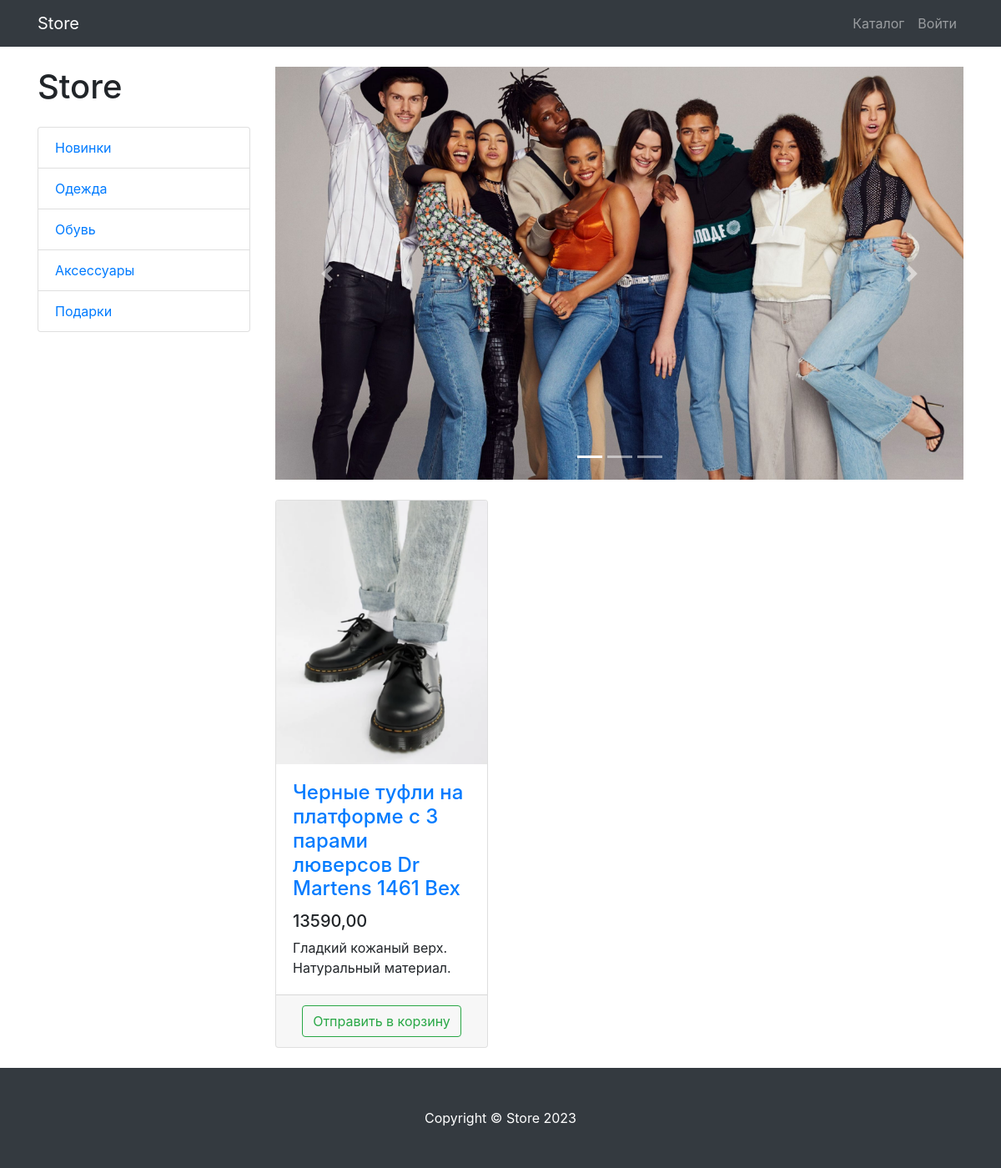
Screenshot of /products/category/3/ with the database file from the repository.
### products/models.py (models this page shows, shortened)
class ProductCategory(models.Model):
    name = models.CharField(max_length=128)
    description = models.TextField(null=True, blank=True)
    class Meta:
        verbose_name = "категорию продукта"
        verbose_name_plural ="Категория продукта"

class Product(models.Model):
    name = models.CharField(max_length=256)
    description = models.TextField()
    price = models.DecimalField(max_digits=10, decimal_places=2)
    quantity = models.PositiveIntegerField(default=0)
    image = models.ImageField(upload_to='products_images')
    category = models.ForeignKey(to=ProductCategory, on_delete=models.CASCADE)
    class Meta:
        verbose_name = "продукт"
        verbose_name_plural ="Продукт"

### products/views.py (the view)
# urls.py: path('', views.ProductsListView.as_view(), name='index'),
class ProductsListView(TitleMixin,ListView):
    model = Product
    template_name = 'products/products.html'
    paginate_by = 3
    title = 'Store - Каталог'
    def get_context_data(self, *, object_list=None, **kwargs):
        context = super(ProductsListView,self).get_context_data()
        context['categories'] = ProductCategory.objects.all()
        return context
    def get_queryset(self):
        gueryset  = super(ProductsListView,self).get_queryset()
        category_id = self.kwargs.get('category_id')
        return gueryset.filter(category_id=category_id) if category_id else gueryset

### common/views.py (called while the page is built)
    def get_context_data(self,**kwargs):
        context = super(TitleMixin, self).get_context_data(**kwargs)
        context['title'] = self.title
        return context

### products/context_processor.py (called while the page is built)
def basket(request):
    user = request.user
    return {"baskets": Basket.objects.filter(user=user) if user.is_authenticated else []}

### products/templates/products/products.html (shortened to what this page needs)
<!DOCTYPE html>
{% extends 'products/base.html' %}
{% load static %}
{% block css %}
<link href="{% static 'vendor/css/products.css' %}" rel="stylesheet">
{% endblock %}
{% block content %}
<div class="container">
    <div class="row">
        <div class="col-lg-3">
            <h1 class="my-4">Store</h1>
            <div class="list-group">
                {% for category in categories %}
                <a href="{% url 'products:category' category.id %}" class="list-group-item">{{ category.name }}</a>
                {% endfor %}
            </div>
        </div>
        <div class="col-lg-9">
            <div id="carouselExampleIndicators" class="carousel slide my-4" data-ride="carousel">
                <ol class="carousel-indicators">
                    <li data-target="#carouselExampleIndicators" data-slide-to="0" class="active"></li>
                    <li data-target="#carouselExampleIndicators" data-slide-to="1"></li>
                    <li data-target="#carouselExampleIndicators" data-slide-to="2"></li>
                </ol>
                <div class="carousel-inner" role="listbox">
                    <div class="carousel-item active">
                        <img class="d-block img-fluid" src="{% static 'vendor/img/slides/slide-1.jpg' %}"
                             alt="First slide">
                    </div>
                </div>
                <a class="carousel-control-prev" href="#carouselExampleIndicators" role="button" data-slide="prev">
                    <span class="carousel-control-prev-icon" aria-hidden="true"></span>
                </a>
                <a class="carousel-control-next" href="#carouselExampleIndicators" role="button" data-slide="next">
                    <span class="carousel-control-next-icon" aria-hidden="true"></span>
                </a>
            </div>
            <div class="row">
                {% for product in object_list  %}
                <div class="col-lg-4 col-md-6 mb-4">
                    <div class="card h-100">
                        <a href="#">
                            <img class="card-img-top"
                                 src="{{ product.image.url }}"
                                 alt="">
                        </a>
                        <div class="card-body">
                            <h4 class="card-title">
                                <a href="#">{{ product.name }}</a>
                            </h4>
                            <h5>{{ product.price }}</h5>
                            <p class="card-text">{{ product.description }}</p>
                        </div>
                        <div class="card-footer text-center">
                            <a class="btn btn-outline-success" href="{% url 'products:basket_add' product.id %}">
                                Отправить в корзину
                            </a>
                        </div>
                    </div>
                </div>
                {% endfor %}
            </div>
        </div>
    </div>
</div>
{% endblock %}
{% block footer %}
<footer class="py-5 bg-dark">
    <div class="container">
        <p class="m-0 text-center text-white">Copyright &copy; Store 2023</p>
    </div>
</footer>
{% endblock %}

### rows the page displays
ProductCategory: name "Новинки"
ProductCategory: name "Одежда"
ProductCategory: name "Обувь"
ProductCategory: name "Аксессуары"
ProductCategory: name "Подарки"
Product: image (picture), name "Черные туфли на платформе с 3 парами люверсов Dr Martens 1461 Bex", price "13590,00", description "Гладкий кожаный верх. Натуральный материал."
